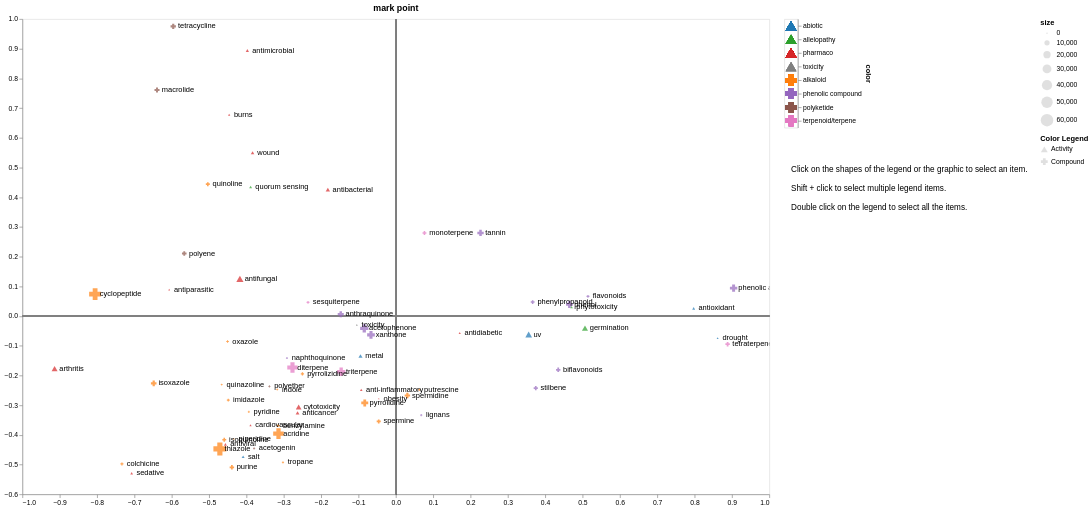

The specification (Vega-Lite) saved for this image:
### Vega-Lite specification from a JSON file in a GitHub repository (floating-point values rounded to 4 significant figures; data arrays with more than 128 entries replaced by an {"elided": "..."} marker saying what was removed)
{"config": {"view": {"continuousWidth": 400, "continuousHeight": 300}}, "hconcat": [{"layer": [{"mark": {"type": "rule", "color": "grey"}, "encoding": {"size": {"value": 1}, "x": {"field": "croix", "type": "quantitative"}}}, {"mark": {"type": "rule", "color": "grey"}, "encoding": {"size": {"value": 2}, "y": {"field": "croix", "type": "quantitative"}}}, {"mark": {"type": "point", "filled": true, "size": 60}, "encoding": {"color": {"condition": {"field": "color", "legend": null, "scale": {"scheme": "category10"}, "type": "ordinal", "selection": "selector072"}, "value": "lightgray"}, "shape": {"field": "shape", "legend": {"title": "Color Legend"}, "scale": {"domain": ["Activity", "Compound"], "range": ["triangle-up", "cross"]}, "type": "nominal"}, "size": {"field": "size", "type": "quantitative"}, "tooltip": [{"field": "name", "type": "nominal"}, {"field": "color", "type": "nominal"}, {"field": "size", "type": "quantitative"}, {"field": "shape", "type": "nominal"}], "x": {"axis": {"grid": false, "title": ""}, "field": "x", "type": "quantitative"}, "y": {"axis": {"grid": false, "title": ""}, "field": "y", "type": "quantitative"}}, "height": 700, "selection": {"selector073": {"type": "interval", "bind": "scales", "encodings": ["x", "y"]}, "selection": {"type": "single", "fields": ["type"], "bind": {"input": "select", "options": ["tt_projection_metric", "row_implication_metric", "col_implication_metric", "fowlkes_mallows_metric", "fraction_metric", "odds_metric", "accuracy_metric"], "name": "selector metric "}, "init": {"type": "tt_projection_metric"}}, "slider_min_size": {"type": "single", "fields": ["cutoff"], "bind": {"input": "range", "max": 64280, "min": 0, "name": "papers threshold ", "step": 10}, "init": {"cutoff": 0}}}, "title": "mark point", "transform": [{"filter": "selection.type == datum.type && datum.size >= slider_min_size.cutoff[0]"}], "width": 1100}, {"mark": {"type": "text", "align": "left", "baseline": "middle", "dx": 7}, "encoding": {"color": {"condition": {"value": "black", "selection": "selector072"}, "value": ""}, "text": {"field": "name", "type": "nominal"}, "x": {"field": "x", "type": "quantitative"}, "y": {"field": "y", "type": "quantitative"}}, "selection": {"selector072": {"type": "multi", "fields": ["color"]}}, "transform": [{"filter": "selection.type == datum.type && datum.size >= slider_min_size.cutoff[0]"}]}], "data": {"name": "data-2c85413764b074046f743600fc30a5ef"}}, {"layer": [{"data": {"name": "data-2c85413764b074046f743600fc30a5ef"}, "mark": {"type": "point", "filled": true, "size": 250}, "encoding": {"color": {"condition": {"field": "color", "legend": null, "scale": {"scheme": "category10"}, "type": "ordinal", "selection": "selector072"}, "value": "lightgray"}, "shape": {"field": "shape", "type": "nominal"}, "y": {"axis": {"orient": "right"}, "field": "color", "sort": null, "type": "nominal"}}, "selection": {"selector072": {"type": "multi", "fields": ["color"]}}}, {"data": {"name": "empty"}, "mark": {"type": "text", "align": "left"}, "encoding": {"size": {"value": 12}, "text": {"value": ["Click on the shapes of the legend or the graphic to select an item.", "", "Shift + click to select multiple legend items.", "", "Double click on the legend to select all the items."]}, "y": {"value": 222}}}]}], "$schema": "https://vega.github.io/schema/vega-lite/v4.17.0.json", "datasets": {"data-2c85413764b074046f743600fc30a5ef": {"elided": "469 records"}, "empty": [{}]}}
